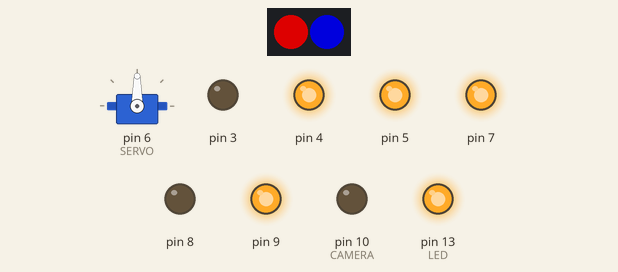
Bench run of a sketch on a simulated Arduino Uno, built with avr-gcc and run on an emulated ATmega328P. Shown: servo, 2 RGB LEDs in strip order, left to right, output pins drawn as LEDs (lit = HIGH). Dim RGB values are drawn brighter than linear.

Above: at 0.05 s.
At 1.95 s:
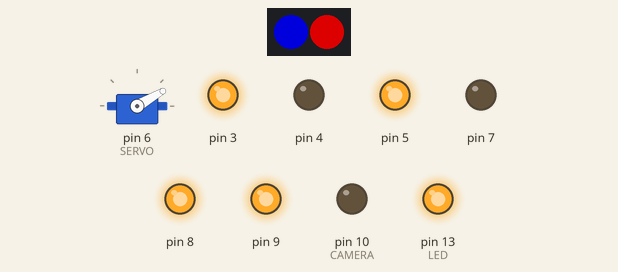
Timing chart, 0 to 3.0 s (numbered marks = the images above):
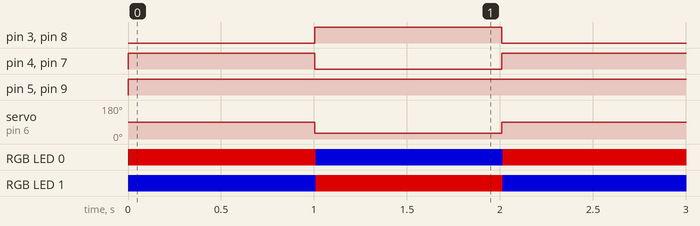

Measured:
- by itself, pin 3, pin 4, pin 7, pin 8: alternates HIGH for 1.0 s and LOW for 1.0 s
- by itself, pin 5, pin 9: LOW → HIGH at 0.00 s
- by itself, servo on pin 6 (SERVO): alternates 90° for 1.0 s and 30° for 1.0 s
- by itself, RGB LED 0, RGB LED 1: alternates RGB(150, 0, 0) for 1.0 s and RGB(0, 0, 150) for 1.0 s

The sketch:

spider_test_payload.ino
```cpp
 #include <Servo.h>
#include "SpiderMotor.h"
#include <Adafruit_NeoPixel.h>

#define SERVO 6
#define LED 13
#define CAMERA 10

#define MOTOR_F_1 7
#define MOTOR_F_2 8
#define MOTOR_F_PWM 9

#define MOTOR_R_1 4
#define MOTOR_R_2 3
#define MOTOR_R_PWM 5

#define RGBLED A1
#define RGBLED_PIXELS 2

SpiderMotor motor(MOTOR_F_1,MOTOR_F_2,MOTOR_F_PWM,MOTOR_R_1,MOTOR_R_2,MOTOR_R_PWM);
Servo myservo;
Adafruit_NeoPixel pixels = Adafruit_NeoPixel(RGBLED_PIXELS, RGBLED);

void setup() {
  // put your setup code here, to run once:
  myservo.attach(SERVO);
  pinMode(LED,OUTPUT);
  pinMode(CAMERA,OUTPUT);

  digitalWrite(LED,HIGH);
  digitalWrite(CAMERA,LOW);

  pixels.begin();
}

void loop() {
  // put your main code here, to run repeatedly:
  motor.walk(255);
  motor.rotate(255);
  myservo.write(90);

  //Left
  pixels.setPixelColor(0, pixels.Color(150,0,0)); // Moderately bright green color.
  pixels.show(); // This sends the updated pixel color to the hardware.
  delay(2); // Delay for a period of ti me (in milliseconds).
  //right
  pixels.setPixelColor(1, pixels.Color(0,0,150)); // Moderately bright green color.
  pixels.show(); // This sends the updated pixel color to the hardware.
  delay(2); // Delay for a period of time (in milliseconds).

  delay(1000);

  motor.walk(-255);
  motor.rotate(-255);
  myservo.write(30);

  //Left
  pixels.setPixelColor(0, pixels.Color(0,0,150)); // Moderately bright green color.
  pixels.show(); // This sends the updated pixel color to the hardware.
  delay(2); // Delay for a period of time (in milliseconds).
  //right
  pixels.setPixelColor(1, pixels.Color(150,0,0)); // Moderately bright green color.
  pixels.show(); // This sends the updated pixel color to the hardware.
  delay(2); // Delay for a period of time (in milliseconds).

  delay(1000);
}
```

SpiderMotor.cpp
```cpp
#include  "SpiderMotor.h"
#include <arduino.h>

SpiderMotor::SpiderMotor(int walk_0,int walk_1,
                         int walk_pwm,
                         int rotate_0,int rotate_1,
                         int rotate_pwm)
{
  m_walk_0 = walk_0;
  m_walk_1 = walk_1;
  m_walk_pwm = walk_pwm;

  m_rotate_0 = rotate_0;
  m_rotate_1 = rotate_1;
  m_rotate_pwm = rotate_pwm;

  pinMode(m_walk_0,OUTPUT);
  pinMode(m_walk_1,OUTPUT);
  pinMode(m_walk_pwm,OUTPUT);

  pinMode(m_rotate_0,OUTPUT);
  pinMode(m_rotate_1,OUTPUT);
  pinMode(m_rotate_pwm,OUTPUT);

  stopWalking();
  stopRotating();

  m_dir=0;
}
void SpiderMotor::walk(int pwm){
  int v = abs(pwm);
  if(v>255) return;

  if(pwm>0){
    digitalWrite(m_walk_0,1);
    digitalWrite(m_walk_1,0);
  }else if(pwm<0){
    digitalWrite(m_walk_0,0);
    digitalWrite(m_walk_1,1);
  }else{//pwm=0;
    stopWalking();
  }
  //write speed
  analogWrite(m_walk_pwm,v);
  if(pwm>0){
    m_dir =1;
  }else if(pwm<0){
    m_dir=-1;
  }else{
    m_dir=0;
  }
}

void SpiderMotor::rotate(int pwm){
   int v = abs(pwm);
  if(v>255) return;

  if(pwm>0){
    digitalWrite(m_rotate_0,1);
    digitalWrite(m_rotate_1,0);
  }else if(pwm<0){
    digitalWrite(m_rotate_0,0);
    digitalWrite(m_rotate_1,1);
  }else{//pwm=0;
    stopRotating();
  }
  //write speed
  analogWrite(m_rotate_pwm,v);
}
void SpiderMotor::stopWalking(){
  digitalWrite(m_walk_0,0);
  digitalWrite(m_walk_1,0);
  digitalWrite(m_walk_pwm,0);
  m_dir=0;
}
void SpiderMotor::stopRotating(){
  digitalWrite(m_rotate_0,0);
  digitalWrite(m_rotate_1,0);
  digitalWrite(m_rotate_pwm,0);
}

void SpiderMotor::brakeWaking(){
  digitalWrite(m_walk_0,1);
  digitalWrite(m_walk_1,1);
  digitalWrite(m_walk_pwm,0);
   m_dir=0;
}
void SpiderMotor::brakeRotating(){
  digitalWrite(m_rotate_0,1);
  digitalWrite(m_rotate_1,1);
  digitalWrite(m_rotate_pwm,0);
}
```

SpiderMotor.h
```cpp
#ifndef _SPIDER_CTL_H_
#define _SPIDER_CTL_H_


class SpiderMotor{
public:
  SpiderMotor(int walk_0,int walk_1,
              int walk_pwm,
              int rotate_0,int rotate_1,
              int rotate_pwm);
  void walk(int pwm);
  void rotate(int pwm);

  void stopWalking();
  void stopRotating();

  void brakeWaking();
  void brakeRotating();

  int dir(){return m_dir;}
private:
  int m_dir;

  int m_walk_0; //walk pin 0
  int m_walk_1; //walk pin 1
  int m_walk_pwm; //walk pin pwm
  int m_rotate_0; //rotate pin 0
  int m_rotate_1; //rotate pin 1
  int m_rotate_pwm; //rotate pin pwm
};

#endif
```
